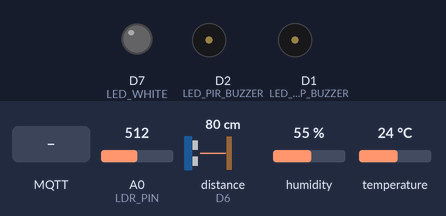
A sketch run on a simulated ESP8266 (NodeMCU). Parts: output pins drawn as LEDs (lit = HIGH), buzzer (waves = sounding, pin HIGH). Wiring (inferred from the names in the program): ultrasonic range finder: trigger D5; echo D6. Inputs (shaded band) come from the test bench; at power-on: temperature 24 °C, A0 (LDR_PIN) = 512, distance to the obstacle (sensor on D6) 80 cm, humidity 55 %. The echo pulse lasts 58.3 µs per cm; WiFi joins after 1.5 s; servers stay silent unless stated; no MQTT or app messages arrive unless stated; pins used as bus, display or sensor lines are not drawn; what the sketch prints to the serial monitor is not drawn.

Above: at 2.7 s.
2.8 s: temperature set to 29 °C
5.6 s: temperature set to 32 °C
At 10.4 s:
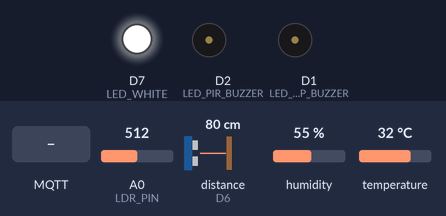
10.8 s: A0 (LDR_PIN) set to 485
At 12.55 s:
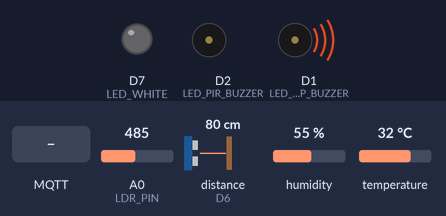
14.8 s: MQTT message "ON" arrives on the third subscribed topic
At 15.7 s:
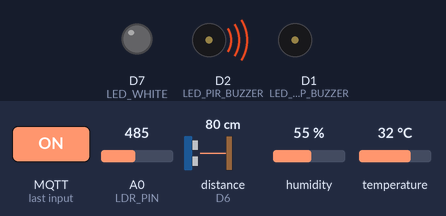
18.3 s: MQTT message "ON" arrives on the first subscribed topic
At 19.5 s:
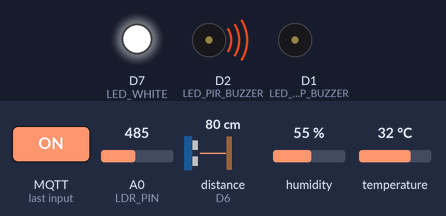
22.2 s: MQTT message "1" arrives on the first subscribed topic
At 24.55 s:
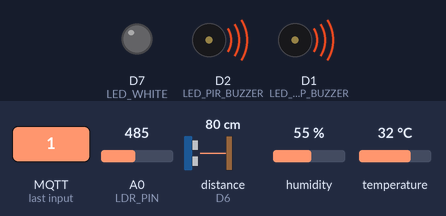
Timing chart, 0 to 27.0 s (numbered marks = the images above; inputs shaded):
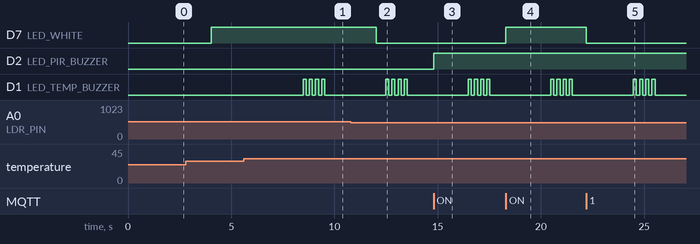

The sketch:

sketch_apr27a.ino
```cpp
#include <ESP8266WiFi.h>
#include <FirebaseESP8266.h>
#include <PubSubClient.h>
#include <DHT.h>

// ── WiFi ────────────────────────────────────────────────────────
#define WIFI_SSID     "Rator"
#define WIFI_PASSWORD "3h_1s@5n&3m$10e%"

// ── Firebase ────────────────────────────────────────────────────
#define FIREBASE_HOST "https://shit-323b1-default-rtdb.firebaseio.com/"
#define FIREBASE_AUTH "AIzaSyANL10a7fyC90k8xYu6SkR0oeeQQFR4j1E"

// ── MQTT ────────────────────────────────────────────────────────
#define MQTT_BROKER "broker.hivemq.com"
#define MQTT_PORT   1883

// Topics
#define TOPIC_SENSORS    "iot/home/sensors"
#define TOPIC_WHITE_LED  "iot/home/control/white_led"
#define TOPIC_ALARM_LED  "iot/home/control/alarm_led"
#define TOPIC_DIST_BUZZ  "iot/home/control/dist_buzzer"

// ── Pins ────────────────────────────────────────────────────────
#define DHTPIN          D4
#define DHTTYPE         DHT11
#define LED_TEMP_BUZZER D1   // fire alarm
#define TRIG_PIN        D5
#define ECHO_PIN        D6
#define LED_PIR_BUZZER  D2   // proximity alarm
#define LDR_PIN         A0
#define LED_WHITE       D7

DHT          dht(DHTPIN, DHTTYPE);
FirebaseData firebaseData;
FirebaseConfig fbConfig;
FirebaseAuth   fbAuth;
WiFiClient     espClient;
PubSubClient   mqtt(espClient);

// ── State ───────────────────────────────────────────────────────
float cachedTemp     = 0;
int   cachedDist     = 0;
int   cachedLDR      = 0;

unsigned long lastPublish      = 0;
unsigned long lastBuzzerToggle = 0;
bool          buzzerOn         = false;
int           buzzerCount      = 0;   // counts half-cycles (8 = 4 on-off)

bool manualWhiteLed  = false;
bool whiteLedState   = false;
bool manualAlarmLed  = false;

// ── MQTT callback ───────────────────────────────────────────────
void onMqttMessage(char* topic, byte* payload, unsigned int len) {
  char msg[16] = {};
  for (unsigned int i = 0; i < len && i < 15; i++) msg[i] = (char)payload[i];

  if (strcmp(topic, TOPIC_WHITE_LED) == 0) {
    manualWhiteLed = true;
    whiteLedState  = (strcmp(msg, "ON") == 0);
    digitalWrite(LED_WHITE, whiteLedState ? HIGH : LOW);

  } else if (strcmp(topic, TOPIC_ALARM_LED) == 0) {
    manualAlarmLed = (strcmp(msg, "ON") == 0);
    if (!manualAlarmLed) {
      digitalWrite(LED_TEMP_BUZZER, LOW);
      buzzerOn = false; buzzerCount = 0;
    }

  } else if (strcmp(topic, TOPIC_DIST_BUZZ) == 0) {
    digitalWrite(LED_PIR_BUZZER, (strcmp(msg, "ON") == 0) ? HIGH : LOW);
  }
}

// ── MQTT reconnect ──────────────────────────────────────────────
void reconnectMqtt() {
  char clientId[32];
  snprintf(clientId, sizeof(clientId), "esp8266-%06X", ESP.getChipId());

  while (!mqtt.connected()) {
    Serial.print("MQTT connecting...");
    if (mqtt.connect(clientId)) {
      Serial.println(" OK");
      mqtt.subscribe(TOPIC_WHITE_LED);
      mqtt.subscribe(TOPIC_ALARM_LED);
      mqtt.subscribe(TOPIC_DIST_BUZZ);
    } else {
      Serial.print(" fail rc="); Serial.println(mqtt.state());
      delay(3000);
    }
  }
}

// ── Setup ───────────────────────────────────────────────────────
void setup() {
  Serial.begin(115200);

  pinMode(LED_TEMP_BUZZER, OUTPUT);
  pinMode(TRIG_PIN, OUTPUT);
  pinMode(ECHO_PIN, INPUT);
  pinMode(LED_PIR_BUZZER, OUTPUT);
  pinMode(LED_WHITE, OUTPUT);

  dht.begin();

  WiFi.begin(WIFI_SSID, WIFI_PASSWORD);
  Serial.print("WiFi");
  while (WiFi.status() != WL_CONNECTED) { delay(500); Serial.print("."); }
  Serial.println(" connected");

  fbConfig.host = FIREBASE_HOST;
  fbConfig.signer.tokens.legacy_token = FIREBASE_AUTH;
  Firebase.begin(&fbConfig, &fbAuth);

  mqtt.setServer(MQTT_BROKER, MQTT_PORT);
  mqtt.setCallback(onMqttMessage);
}

// ── Loop ────────────────────────────────────────────────────────
void loop() {
  // Keep MQTT alive
  if (!mqtt.connected()) reconnectMqtt();
  mqtt.loop();

  unsigned long now = millis();

  // ── Non-blocking temp buzzer (4 on-off cycles every sensor tick) ──
  if (!manualAlarmLed) {
    if (cachedTemp > 30) {
      if (now - lastBuzzerToggle >= 150 && buzzerCount < 8) {
        lastBuzzerToggle = now;
        buzzerOn = !buzzerOn;
        digitalWrite(LED_TEMP_BUZZER, buzzerOn ? HIGH : LOW);
        buzzerCount++;
      }
    } else {
      digitalWrite(LED_TEMP_BUZZER, LOW);
      buzzerOn = false; buzzerCount = 0;
    }
  }

  // ── Sensor read + publish every 4 s ──────────────────────────
  if (now - lastPublish < 4000) return;
  lastPublish  = now;
  buzzerCount  = 0;   // reset buzzer cycle for next period

  // Ultrasonic
  digitalWrite(TRIG_PIN, LOW);  delayMicroseconds(2);
  digitalWrite(TRIG_PIN, HIGH); delayMicroseconds(10);
  digitalWrite(TRIG_PIN, LOW);
  cachedDist = (int)(pulseIn(ECHO_PIN, HIGH) * 0.034 / 2);


  // Temperature
  float t = dht.readTemperature();
  if (!isnan(t)) cachedTemp = t;

  // LDR
  cachedLDR = analogRead(LDR_PIN);

  // Auto white LED
  if (!manualWhiteLed)
    digitalWrite(LED_WHITE, cachedLDR > 500 ? HIGH : LOW);

  // ── Firebase ──────────────────────────────────────────────────
  Firebase.pushFloat(firebaseData, "/Home/Temperature", cachedTemp);
  Firebase.pushInt(firebaseData,   "/Home/Distance",    cachedDist);
  Firebase.pushInt(firebaseData,   "/Home/LDR",         cachedLDR);

  // ── MQTT publish ──────────────────────────────────────────────
  char payload[128];
  snprintf(payload, sizeof(payload),
    "{\"temp\":%.1f,\"distance\":%d,\"ldr\":%d,\"white_led\":%d,\"alarm_led\":%d,\"dist_buzzer\":%d}",
    cachedTemp, cachedDist, cachedLDR,
    digitalRead(LED_WHITE), digitalRead(LED_TEMP_BUZZER), digitalRead(LED_PIR_BUZZER));
  mqtt.publish(TOPIC_SENSORS, payload);

  Serial.println(payload);
}
```

Measured:
- the behaviour switches between 30 and 31 °C on temperature (found by bisection; images 0 and 1)
- the behaviour switches between 501 and 500 on A0 (LDR_PIN) (found by bisection; images 1 and 2)
- after the input at 5.6 s, D1 (LED_TEMP_BUZZER): alternates HIGH for 0.15 s and LOW for 0.15 s, 8 changes in all, then stays LOW, starting after 2.9 s
- after the input at 10.8 s, D7 (LED_WHITE): HIGH → LOW after 1.2 s
- after the input at 14.8 s, D2 (LED_PIR_BUZZER): LOW → HIGH at once
- after the input at 18.3 s, D7 (LED_WHITE): LOW → HIGH at once
- after the input at 22.2 s, D7 (LED_WHITE): HIGH → LOW at once
